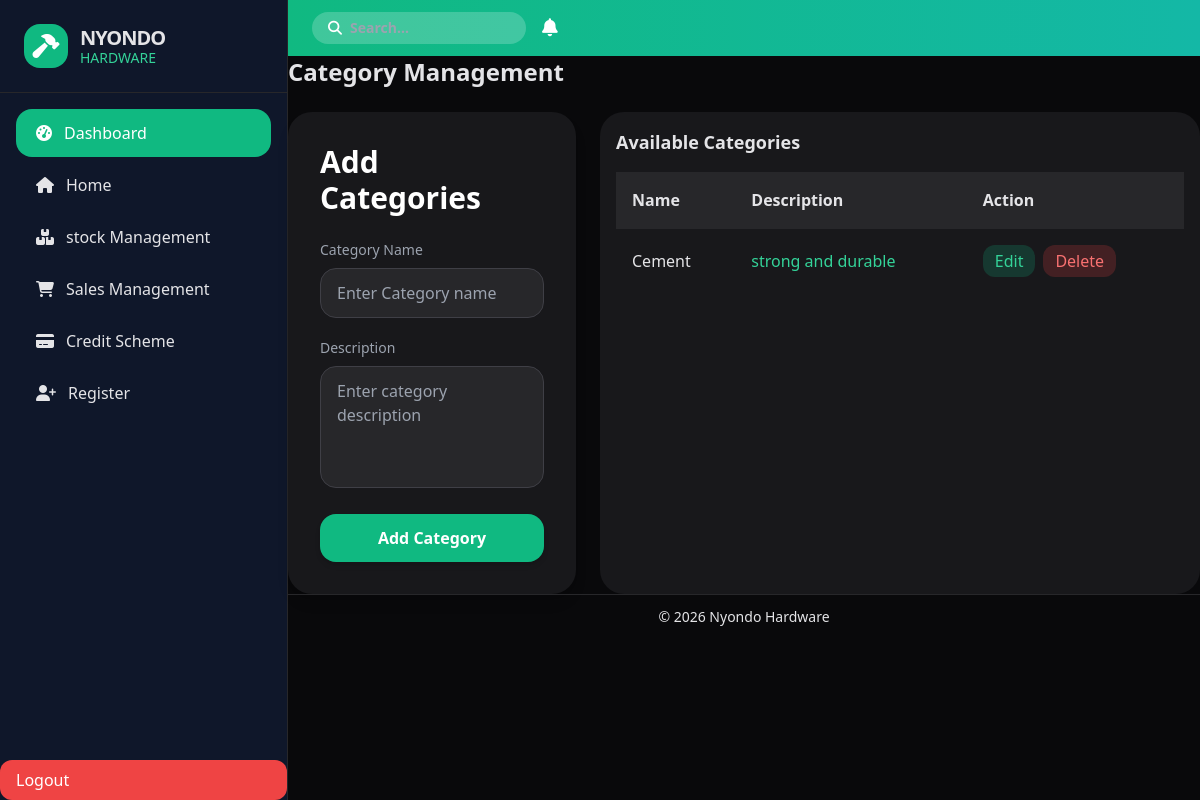
Page /categories/ (signed in) on the earlier database version.
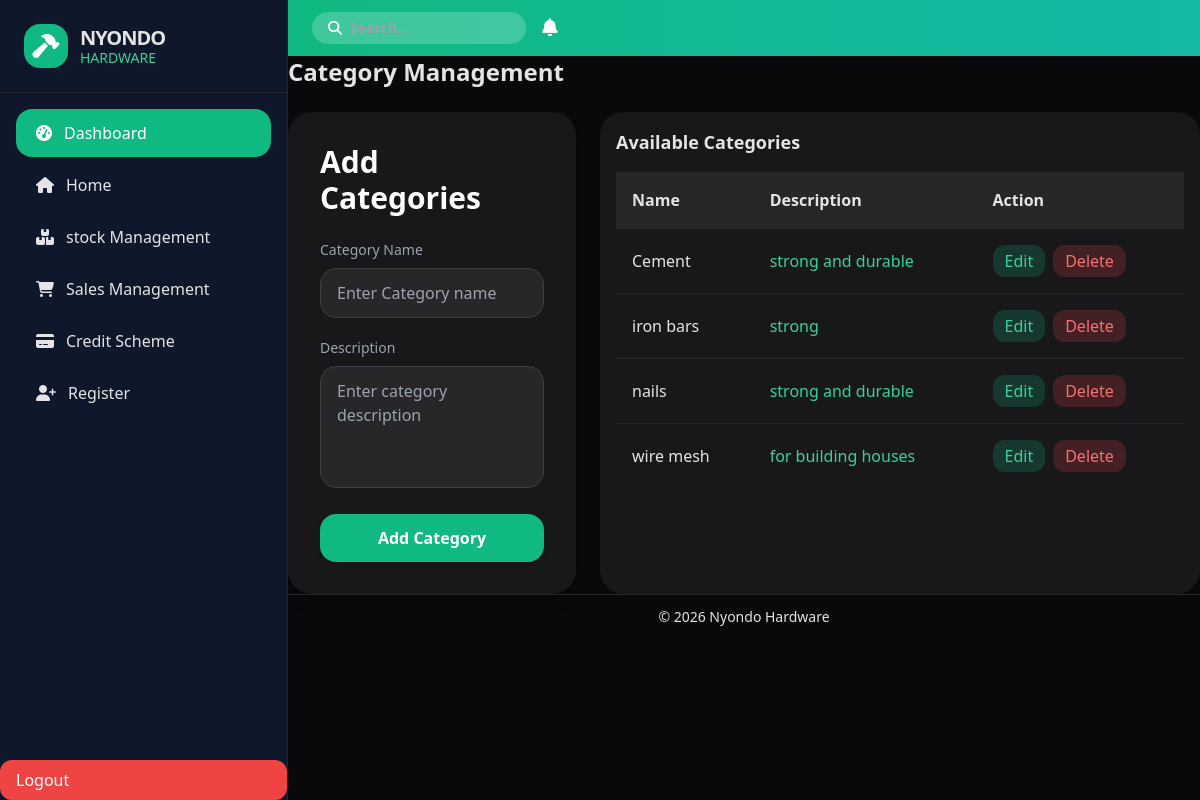
Same page on the later database version.
### nyondo_app/models.py (models this page shows, shortened)
class Categories (models.Model):
  name = models.CharField(max_length=50)
  description = models.CharField(null=True , max_length=50)

### nyondo_app/views.py (the view, shortened to what this page needs)
# urls.py: path('categories/',views.categories, name='categories'),
@login_required
def categories(request):
    if request.user.role not in ["store_manager"  ,"overall_manager"]:
        return redirect("login")
    categories = Categories.objects.all()
    return render(request, 'categories.html',{"categories": categories})

### nyondo_app/templates/categories.html (shortened to what this page needs)
{% extends 'base.html' %}
{% block content %}
<h2 class="text-2xl font-semibold mb-6">Category Management</h2>
<div class="grid grid-cols-3 gap-6">
    <div class="bg-zinc-900 rounded-3xl p-8 shadow-lg w-full max-w-md">
        <h2 class="text-3xl font-bold text-white mb-6">
            Add Categories
        </h2>
        <form method="POST" class="space-y-5">
            <div>
                <label class="block text-sm text-gray-400 mb-2">
                    Category Name
                </label>
                <input type="text" name="categories_name" placeholder="Enter Category name" required
                    class="w-full bg-zinc-800 border border-zinc-700 text-white px-4 py-3 rounded-2xl outline-none focus:ring-2 focus:ring-emerald-500 focus:border-transparent transition">
            </div>
            <div>
                <label class="block text-sm text-gray-400 mb-2">
                    Description
                </label>
                <textarea name="description" rows="4" placeholder="Enter category description" required
                    class="w-full bg-zinc-800 border border-zinc-700 text-white px-4 py-3 rounded-2xl outline-none focus:ring-2 focus:ring-emerald-500 focus:border-transparent transition resize-none"></textarea>
            </div>
            <button type="submit"
                class="w-full bg-emerald-500 hover:bg-emerald-600 text-white font-semibold py-3 rounded-2xl transition duration-300 shadow-md">
                Add Category
            </button>
        </form>
    </div>
    <div class="col-span-2 bg-zinc-900 p-4 rounded-3xl overflow-auto">
        <h3 class="text-lg font-semibold mb-4">
            Available Categories
        </h3>
        <table class="w-full text-left">
            <thead class="bg-zinc-800">
                <tr>
                    <th class="p-4">Name</th>
                    <th class="p-4">Description</th>
                    <th class="p-4">Action</th>
                </tr>
            </thead>
            <tbody>
                {% for category in categories %}
                <tr class="border-t border-zinc-800 hover:bg-zinc-800/40">
                    <td class="p-4">{{ category.name }}</td>
                    <td class="p-4 text-emerald-400">{{ category.description }}</td>
                    <td class="p-4 flex gap-2">
                        <a href="{% url 'edit_category' category.id %}"
                            class="bg-emerald-500/20 hover:bg-emerald-500/30 text-emerald-400 px-3 py-1 rounded-xl">
                            Edit
                        </a>
                        <a href="{% url 'delete_category' category.id %}"  class="bg-red-500/20 hover:bg-red-500/30 text-red-400 px-3 py-1 rounded-xl">
                            Delete
                        </a>
                    </td>
                </tr>
                {% empty %}
                <tr>
                    <td colspan="3" class="p-4 text-center text-gray-400">
                        No categories  added yet.
                    </td>
                </tr>
                {% endfor %}
            </tbody>
        </table>
    </div>
</div>
{% endblock %}

Differences in the rows shown:
added Categories: name "iron bars", description "strong"
added Categories: name "nails", description "strong and durable"
added Categories: name "wire mesh", description "for building houses"
